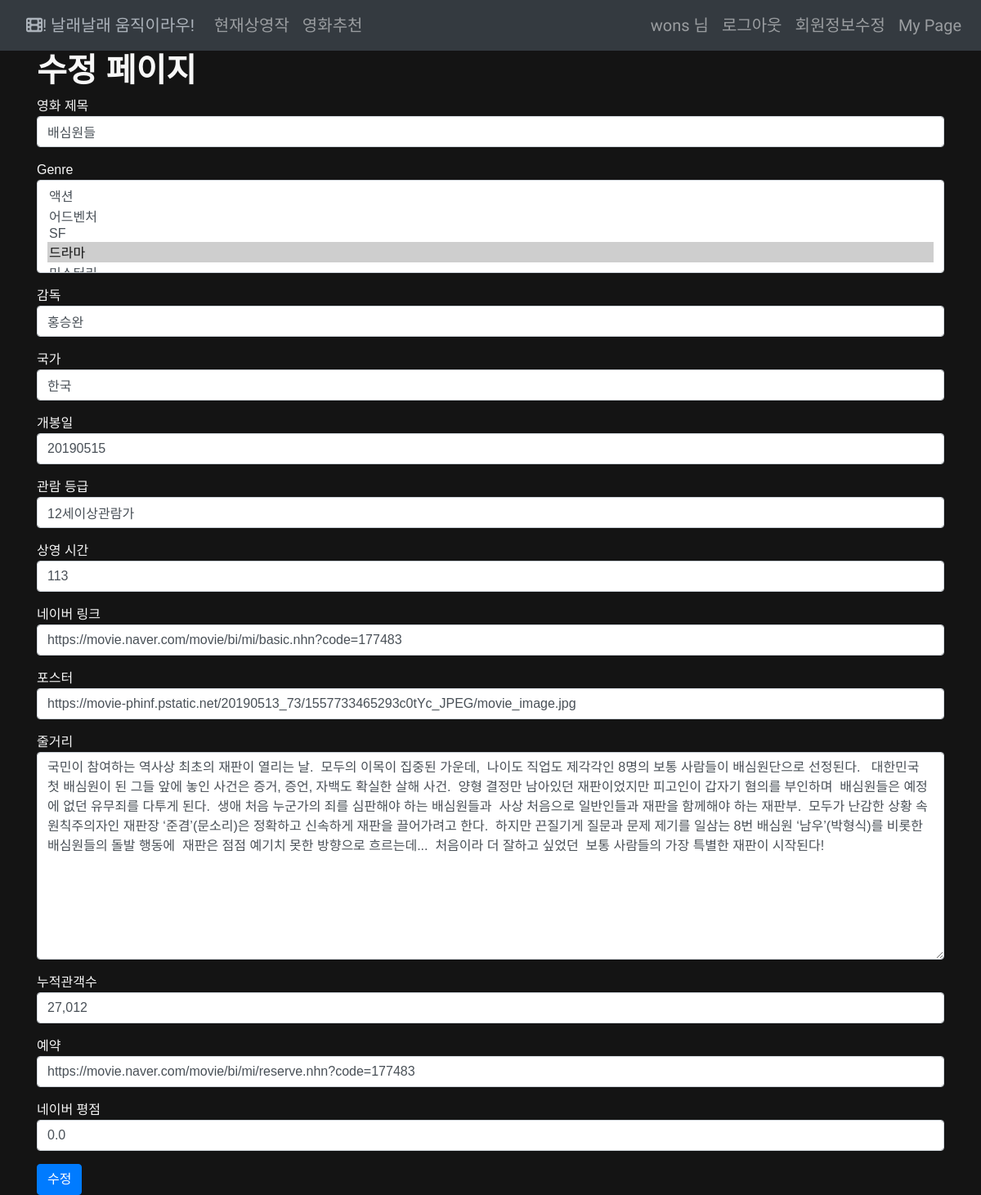
Screenshot of /movies/49/update/ (signed in) with the database file from the repository.
### accounts/models.py (models this page shows)
class User(AbstractUser):
    followers = models.ManyToManyField(settings.AUTH_USER_MODEL, related_name="followings")

### movies/models.py (models this page shows)
class Movie(models.Model):
    title = models.CharField(max_length=150, default='')
    genre = models.ManyToManyField(Genre, related_name = "movies", blank=True)
    director = models.CharField(max_length=200, default='') # 감독
    nation = models.CharField(max_length=200, default='') # 국가
    openDate = models.CharField(max_length=200, default='') # 개봉일
    watchGrade = models.CharField(max_length=200, default='') #
    duration = models.CharField(max_length=200, default='')
    naver_link = models.CharField(max_length=300, default='')
    poster_image = models.CharField(max_length=300, default='')
    summary =models.TextField(default='')
    audience = models.CharField(max_length=200, default='')
    reservation = models.CharField(max_length=300, default='')
    user_Rating = models.FloatField(default=0)

### movies/views.py (the view)
# urls.py: path('update/', views.update, name="update"),
def update(request, movie_id):
    movie = get_object_or_404(Movie, pk=movie_id)
    if not request.user.is_superuser:
        return redirect('movies:list')
    if request.method == "POST":
        form = MovieForm(request.POST, instance=movie)
        if form.is_valid:
            form.save()
            return HttpResponseRedirect(request.META.get('HTTP_REFERER'))
    else:
        form = MovieForm(instance=movie)
        return render(request, 'movies/update.html', {'form':form})

### movies/models.py (called while the page is built)
    def __str__(self):
        return self.name

### movies/templates/movies/update.html (shortened to what this page needs)
{% extends 'base.html' %}
{% load bootstrap4 %}
{% block body %}
  <h1 style="font-weight:bold ; color: #f7f7f7;">수정 페이지</h1>
    <form method="POST" style="color: #f7f7f7;">
      {% bootstrap_form form %}
      <button class='btn btn-primary' type="submit">수정</button>
    </form>
{% endblock %}

### templates/base.html (shortened to what this page needs)
<!doctype html>
<html lang="en">
  <head>
    <link rel="stylesheet" href="https://stackpath.bootstrapcdn.com/bootstrap/4.3.1/css/bootstrap.min.css">
    <link rel="stylesheet" href="https://use.fontawesome.com/releases/v5.8.2/css/all.css">
    <link rel="stylesheet" href="https://cdnjs.cloudflare.com/ajax/libs/ionicons/2.0.1/css/ionicons.min.css">
  </head>
  <body>
    {% include 'nav.html' %}
    <div class="container">
    {% block body %}
    {% endblock %}
    </div>
   </body>
</html>

### templates/nav.html (shortened to what this page needs)
<nav class="navbar sticky-top navbar-expand-lg navbar-dark bg-dark">
  <a class="nav-link" href="{% url 'movies:list' %}" style="color:#ACB3BB;"><i class="fas fa-film"></i>! 날래날래 움직이라우!</a>
  <div class="collapse navbar-collapse" id="navbarNav">
    <ul class="navbar-nav">
       <li class="nav-item">
        <a class="nav-link" href="{% url 'movies:current' %}">현재상영작</a>
      </li>
      <li class="nav-item">
        <a class="nav-link" href="{% url 'movies:recommend' %}">영화추천</a>
      </li>
    </ul>
  </div>
  <div class="collapse navbar-collapse" id="navbarNav">
    <ul class="navbar-nav ml-auto">
      {% if not user.is_authenticated %}
        <li class="nav-item">
          <a class="nav-link" href="{% url 'accounts:login' %}">로그인</a>
        </li>
        <li class="nav-item">
          <a class="nav-link" href="{% url 'accounts:signup' %}">회원가입</a>
        </li>
      {% else %}
      <li class="nav-item">
        <a class="nav-link">{{ user.username }} 님</a>
      </li>
      <li class="nav-item">
        <a class="nav-link" href="{% url 'accounts:logout' %}">로그아웃</a>
      </li>
      <li class="nav-item">
        <a class="nav-link" href="{% url 'accounts:update' %}">회원정보수정</a>
      </li>
      <li class="nav-item">
        <a class="nav-link" href="{% url 'accounts:mypage' %}">My Page</a>
      </li>
      {% endif %}
    </ul>
  </div>
</nav>

### templates/base.html (style rules this page uses)
fieldset, label { margin: 0; padding: 0; }
html { height: 100%; }
body { background-color: #141414; font-family: 'Noto Sans KR', sans-serif; }
.nav-link { font-family: 'Do Hyeon', sans-serif; font-size: 20px; }

### rows the page displays
User: username "wons"
Movie: title "배심원들", director "홍승완", nation "한국", openDate "20190515", watchGrade "12세이상관람가", duration "113", naver_link "https://movie.naver.com/movie/bi/mi/basic.nhn?code=177483", poster_image "https://movie-phinf.pstatic.net/20190513_73/1557733465293c0tYc_JPEG/movie_image.jpg", summary "국민이 참여하는 역사상 최초의 재판이 열리는 날. 모두의 이목이 집중된 가운데, 나이도 직업도 제각각인 8명의 보통 사람들이 배심원단으로 선정된다. 대한민국 첫 배심원이 된 그들 앞에 놓인 사건은 증거, 증언, 자백도 확실한 살해 사건. 양형 결정만 남아있던 재판이었지만 피고인이 갑자기 혐의를 부인하며 배심원들은 예정에 없던 유무죄를 다투게 된다. 생애 처음 누군가의 죄를 심판해야 하는 배심원들과 사상 처음으로 일반인들과 재판을 함께해야 하는 재판부. 모두가 난감한 상황 속 원칙주의자인 재판장 ‘준겸’(문소리)은 정확하고 신속하게 재판을 끌어가려고 한다. 하지만 끈질기게 질문과 문제 제기를 일삼는 8번 배심원 ‘남우’(박형식)를 비롯한 배심원들의 돌발 행동에 재판은 점점 예기치 못한 방향으로 흐르는데... 처음이라 더 잘하고 싶었던 보통 사람들의 가장 특별한 재판이 시작된다!", audience "27,012", reservation "https://movie.naver.com/movie/bi/mi/reserve.nhn?code=177483", user_Rating "0.0"
